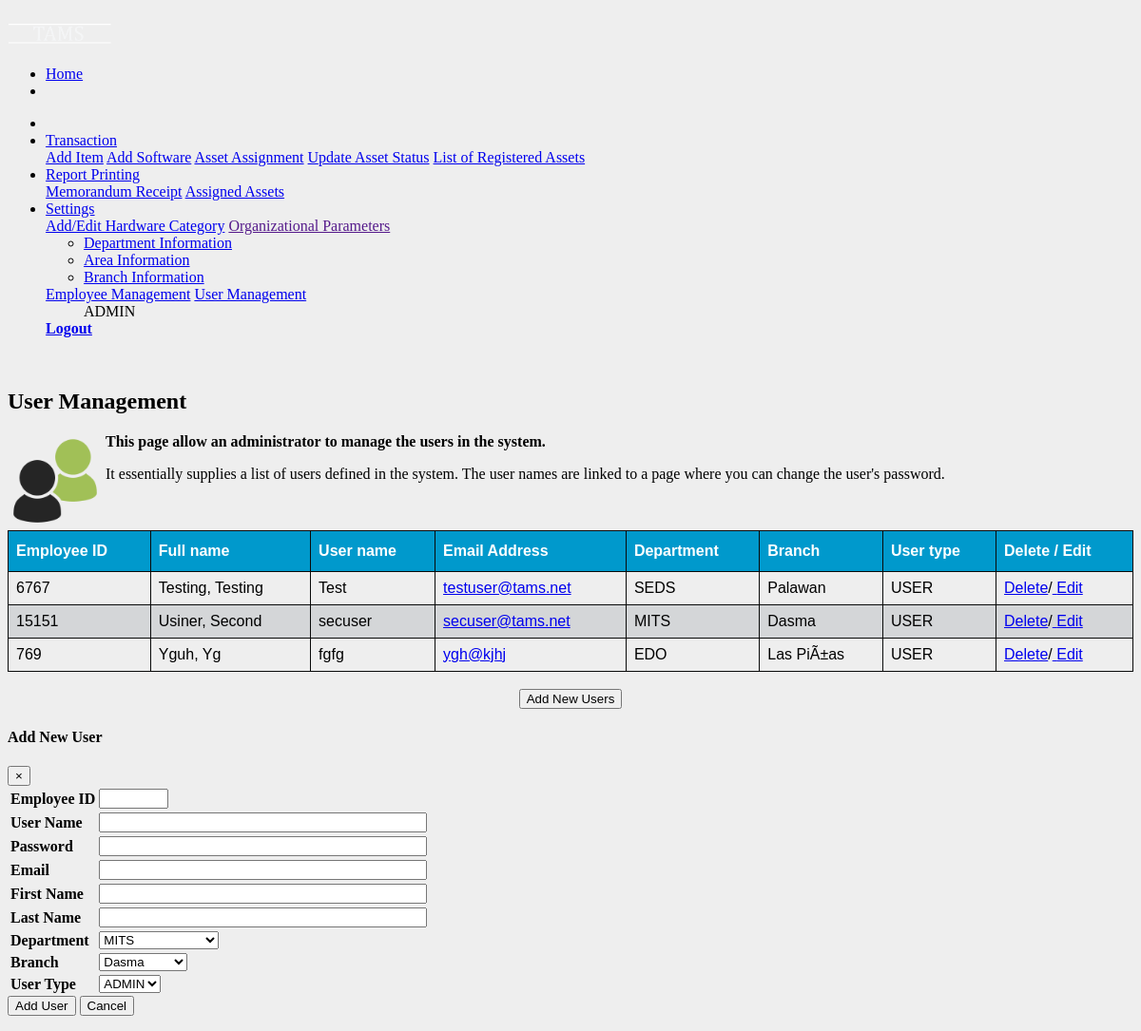
Page /users_view.php (signed in) on the committed database.
### tables this page shows
CREATE TABLE `tbl_users` (
  `uid` int(5) NOT NULL,
  `empid` int(6) NOT NULL,
  `uname` varchar(10) NOT NULL,
  `pwd` varchar(10) NOT NULL,
  `email` varchar(50) NOT NULL,
  `fname` varchar(50) NOT NULL,
  `lname` varchar(50) NOT NULL,
  `utype` varchar(5) NOT NULL,
  `deptcode` int(6) NOT NULL,
  `branchname` varchar(50) NOT NULL
);

CREATE TABLE `tbl_dept` (
  `deptid` int(5) NOT NULL,
  `deptname` varchar(50) NOT NULL,
  `deptcode` varchar(6) NOT NULL
);

### library/database.php (called while the page is built, shortened)
<?php
function dbQuery($sql)
{
	$result = mysql_query($sql) or die(mysql_error());
	return $result;
}
function dbFetchAssoc($result)
{
	return mysql_fetch_assoc($result);
}
?>

### users_view.php (the view, shortened to what this page needs)
<?php
$sql = "select * from tbl_users JOIN tbl_dept ON tbl_users.deptcode=tbl_dept.deptcode where utype ='USER' order by lname";
$result = dbQuery ($sql);
?>
<head>
</head>
<body>
<div class="container">
<?php include_once("include/navigation.php");?>
</div>
<p>&nbsp;</p>
<div class="container">
<h2>User Management</h2>
<p><img src="images/users.png" height="100" width="100" align="left"/> </p>
<strong>This page allow an administrator to manage the users in the system.</strong>
<p>
It essentially supplies a list of users defined in the system. The user names are linked to a
page where you can change the user's password.
</p>
<p>&nbsp;</p>
<form action="process/useradd.php?action=add" method="post" name="AddUser" id="AddUser">
  <div class="container">
  <div class="table-responsive-sm">
    <table id="userview">
    <thead>
      <tr>
		<th>Employee ID</th>
		<th>Full name</th>
		<th>User name</th>
        <th>Email Address</th>
		<th>Department</th>
		<th>Branch</th>
        <th>User type</th>
		<th>Delete / Edit</th>
      </tr>
	  </thead>
	  </div>
	<?php
	while($row = dbFetchAssoc($result)) {
	extract($row);
	?>
	<td><?php echo $empid; ?></td>
	<td><?php echo ucfirst($lname.", ".$fname); ?></td>
	<td><?php echo $uname; ?></td>
   <td><a href="mailto:<?php echo $email; ?>"><?php echo $email; ?></a></td>
      <td><?php echo $deptname; ?></td>
	  <td><?php echo $branchname; ?></td>
	  <td><?php echo $utype; ?></td>
	  <td> <a  style="font-weight:normal;"  href="javascript:deleteusers(<?php echo $uid; ?>);">
	  Delete</a>/<a  style="font-weight:normal;" href="javascript:editusers(<?php echo $uid; ?>);">
	  Edit</a></td>
	 <?php
	}
	?>
  </div><br>
<center>  <button type="button" class="btn btn-primary" data-toggle="modal" data-target="#adduser">
    Add New Users
  </button> </center>
  <div class="modal fade" id="adduser">
    <div class="modal-dialog">
      <div class="modal-content">
        <div class="modal-header">
          <h4 class="modal-title">Add New User</h4>
          <button type="button" class="close" data-dismiss="modal">&times;</button>
        </div>
<?php
$sql = "SELECT deptcode, deptname FROM tbl_dept AS deptname";
$result = dbQuery($sql);
$result1 = dbQuery($sql);
?>
<div class="modal-body">
<table>
  <tr>
   <td><b>Employee ID</b></td>
   <td> <input class="form-control" name="empid" type="text" id="empid" size="6" maxlength="6" onKeyUp="checkNumber(this);" required ></td>
  </tr>
 <tr>
   <td><b>User Name</b></td>
   <td> <input class="form-control" name="uname" type="text" id="uname" size="40" maxlength="40" required ></td>
  </tr>
  <tr>
   <td><b>Password</b></td>
   <td> <input class="form-control" name="pwd" type="password" id="pwd" size="40" maxlength="40" required></td>
  </tr>
  <tr>
    <td><b>Email</b></td>
    <td><input class="form-control" name="email" type="email" id="email" size="40" maxlength="40" required></td>
  </tr>
  <tr>
    <td><b>First Name</b></td>
    <td><input class="form-control" name="fname" type="text" id="fname" size="40" maxlength="50" required></td>
  </tr>
  <tr>
    <td><b>Last Name</b></td>
    <td><input class="form-control" name="lname" type="text" id="lname" size="40" maxlength="50" required></td>
  </tr>
  <tr>
    <td><b>Department</b></td>
    <td>
	<select class="form-control" name="deptcode" id="deptcode">
	<?php
	while($row = dbFetchAssoc($result)) {
		extract($row);
	?>
	<option value="<?php echo $deptcode; ?>"><?php echo $deptname ?></option>
	<?php
	}
	?>
	</select>
	</td>
  </tr>
 <?php
$sql1 = "SELECT branchcode, branchname FROM tbl_branch AS branchname";
$result1 = dbQuery($sql1);
?>
  <tr>
    <td><b>Branch</b></td>
    <td>
	<select class="form-control" name="branchname" id="branchname">
	<?php
	while($row = dbFetchAssoc($result1)) {
		extract($row);
	?>
	<option value="<?php echo $branchname; ?>"><?php echo $branchname ?></option>
	<?php
	}
	?>
	</select>
	</td>
  </tr>
   <tr>
    <td><b>User Type</b></td>
    <td>
	<select class="form-control" name="utype" id="utype">
	 <option value="admin">ADMIN</option>
	 </select>
	 </td>
	 </tr>
 </table>
        </div>
		<form id ="btnAdd">
        <div class="modal-footer">
        <input name="buttonAddUser" type="submit" class="btn btn-Info" value="Add User"> </input>
		<button type="button" class="btn btn-danger" data-dismiss="modal">Cancel</button>
        </div>
		</form>
      </div>
    </div>
  </div>
</div>
</body>

### users_view.php (style rules this page uses)
body { margin-top:20px; background-color:#EEEEEE; }
thead { font-family: arial;background-color: #ddccee; }
#userview { font-family: "Trebuchet MS", Arial, Helvetica, sans-serif; border-collapse: collapse; width: 100%; }
#userview td, #userview th { border: 1px solid #090a0a; padding: 8px; }
#userview th { padding-top: 12px; padding-bottom: 12px; text-align: left; background-color: #0099cc; color: white; }

### include/navigation.php (style rules this page uses)
body { margin-top:20px; }

### rows in the picture
tbl_users: empid "6767", lname+fname "Testing, Testing", uname "Test", email "testuser@tams.net", tbl_dept.deptname "SEDS", branchname "Palawan", utype "USER"
tbl_users: empid "15151", lname+fname "Usiner, Second", uname "secuser", email "secuser@tams.net", tbl_dept.deptname "MITS", branchname "Dasma", utype "USER"
tbl_users: empid "769", lname+fname "Yguh, Yg", uname "fgfg", email "ygh@kjhj", tbl_dept.deptname "EDO", branchname "Las PiÃ±as", utype "USER"

### other values in the picture
$_SESSION["tams_user_type"] "ADMIN"
form field deptcode "MITS"
form field branchname "Dasma"
